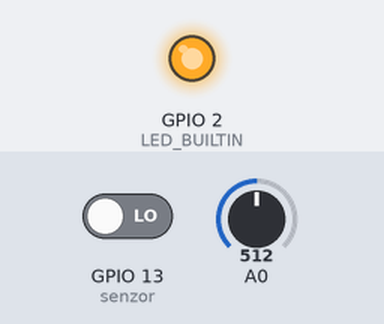
The sketch below on a simulated ESP8266 (NodeMCU). Shown: output pins drawn as LEDs (lit = HIGH, except the on-board LED, lit = LOW). Inputs (shaded band) come from the test bench; at power-on: GPIO 13 (senzor) LOW, A0 = 512. WiFi joins after 1.5 s; servers stay silent unless stated; what the sketch prints to the serial monitor is not drawn.

Above: at 2.0 s.
At 10.2 s:
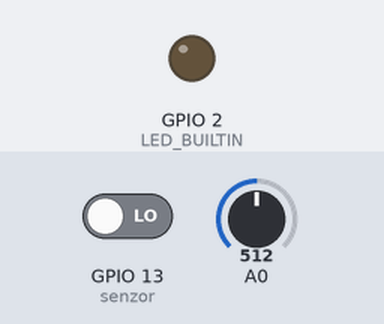
Timing chart, 0 to 22.3 s (numbered marks = the images above):
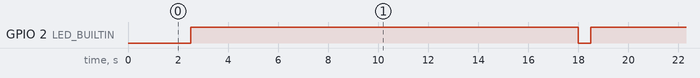

Measured:
- by itself, GPIO 2 (LED_BUILTIN): alternates HIGH for 15.5 s and LOW for 0.50 s

The sketch:

analogSenzorVlageNodeMCU.ino
```cpp
#include <ESP8266WiFi.h>
#include "ThingSpeak.h"

// On ESP8266:  0 - 1023 maps to 0 - 1 volts
#define VOLTAGE_MAX 1.0
#define VOLTAGE_MAXCOUNTS 1023.0

const char* ssid = "FunkyMonkey";
const char* password = "7755747C77F0";
int status = WL_IDLE_STATUS;
WiFiClient client;

WiFiServer server(80);

int svjetlostD;
int svjetlostA;
int senzor = 13;


unsigned long weatherStationChannelNumber = 12397;
unsigned int temperatureFieldNumber = 4;

unsigned long myChannelNumber = 196696;
const char * myWriteAPIKey = "AVELG5KLKFHOT2FJ";

void setup() {
  Serial.begin(9600);
  pinMode (senzor, INPUT);
  pinMode(LED_BUILTIN, OUTPUT);

  Serial.print("Connecting to ");
  Serial.println(ssid);

  WiFi.begin(ssid, password);

  while (WiFi.status() != WL_CONNECTED) {
    delay(500);
    Serial.print(".");
  }
  Serial.println("");
  Serial.println("WiFi connected");

  server.begin();
  Serial.println("Server started");

  Serial.println(WiFi.localIP());

  ThingSpeak.begin(client);
}

void loop() {
  // Check if a client has connected
  svjetlostD = digitalRead(senzor);
  delay(100);
  svjetlostA = analogRead(senzor);

  int mapirano = map(svjetlostA, 0, 1023, 1, 0);
  Serial.print("Analog= "); Serial.println(svjetlostA);
  Serial.print("Digital= "); Serial.println(svjetlostD);
  Serial.print("Mapirano= "); Serial.println(mapirano);
  Serial.println(" "); Serial.println(" ");
  delay (100);
  ThingSpeak.writeField(myChannelNumber, 1, mapirano, myWriteAPIKey);
  digitalWrite(LED_BUILTIN, LOW);
  delay(500);
  digitalWrite(LED_BUILTIN, HIGH);
  delay(15000);


}
```
